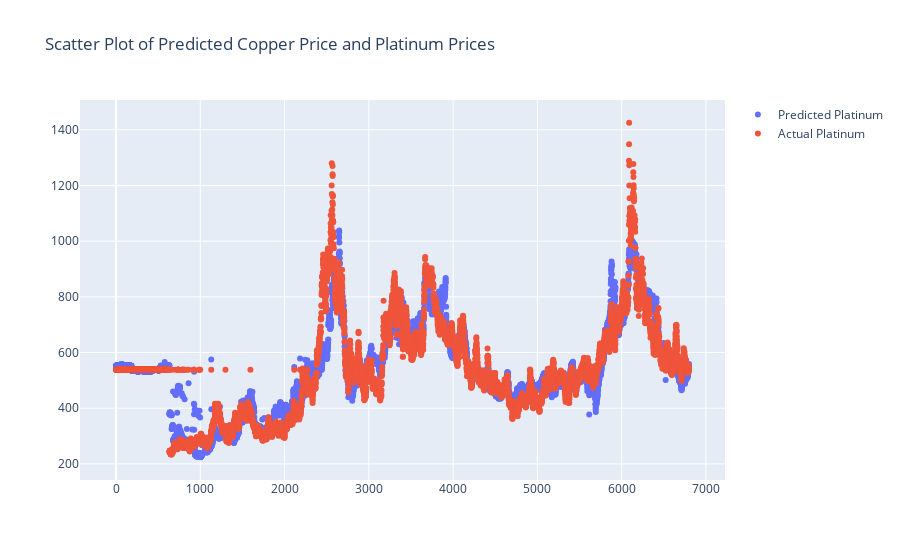

Notebook cell for this chart:
### Code cell
import plotly.graph_objects as go

fig = go.Figure()
fig.add_trace(go.Scatter(x=marged_dataframe["index"], y=marged_dataframe["Predicted Platinum Price"], mode="markers", name="Predicted Platinum"))
fig.add_trace(go.Scatter(x=marged_dataframe["index"], y=marged_dataframe["platinum"], mode="markers", name="Actual Platinum"))
fig.update_layout(title_text="Scatter Plot of Predicted Copper Price and Platinum Prices", showlegend=True)
fig.show()

### Figure 1 — Plotly figure (JSON) as saved in the notebook; plotly's stock layout.template omitted (floating-point values rounded to 4 significant figures; data arrays with more than 128 entries replaced by an {"elided": "..."} marker saying what was removed)
{"data": [{"mode": "markers", "name": "Predicted Platinum", "type": "scatter", "x": {"elided": "6800 int values"}, "y": {"elided": "6800 float values"}}, {"mode": "markers", "name": "Actual Platinum", "type": "scatter", "x": {"elided": "6800 int values"}, "y": {"elided": "6800 float values"}}], "layout": {"showlegend": true, "title": {"text": "Scatter Plot of Predicted Copper Price and Platinum Prices"}}}
